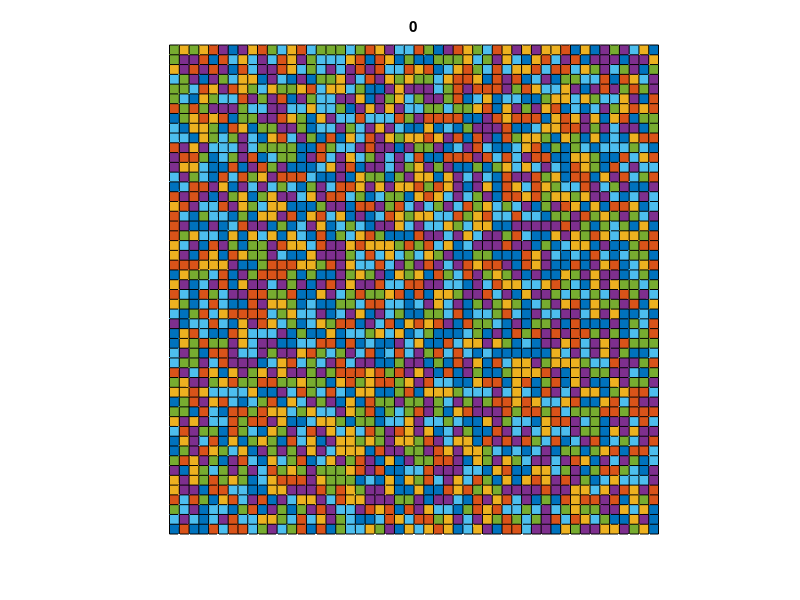

The MATLAB script that drew this image: (Note: this script raises an error after producing the figure.)
% Modeling Materials (ME EN 556) - Mesoscale Lab

%set simulation variables
Nspins = 6;         %set to 2 for Ising, > 2 for Potts 
Nsweeps = 500;       %number of sweeps over the lattice to 
Xmax=50;            %number of sites in x-direction
Ymax=50;            %number of sites in the y-direction
T=.1;               %non-dimensional temperature value
interfaceEnergy=1;  %non-dimensional boundary energy

plotMat=true;      %plot simulation - turn off inside MATLAB Grader
randseed = 1;       %used to ensure identical answers in stochastic simulations
rng(randseed);      %set the random seed


%initialize matrix of spins
if Nspins == 2
    %ISING MODEL - set fraction of sites
    frac=.5;
    mat = double( rand(Xmax,Ymax) < frac) + 1;
else
    %POTTS MODEL - set sites to random spins
    mat = randi(Nspins,Xmax,Ymax);
end

%setup arrays to store variables
mat_hist = zeros(Nsweeps,Xmax,Ymax);
Etotal = zeros(Nsweeps,1); %sum of the total energy
if Nspins == 2
    %ISING MODEL - save the total magnetization
    Mtotal = zeros(Nsweeps,1); % Magnetization;
end

%setup figure for plotting the evolving matrix
if plotMat
    f=figure;
    if Nspins > 2
        colormap(lines(Nspins))
    end
    %plot initial state
    mat_temp=mat;
    mat_temp(end+1,end+1)=0;%pad extra row and column for surf
    surf(mat_temp);view(2);axis equal off;
    title(0)
    caxis([1 Nspins]);
    drawnow
    pause(.1)
end

%for loop for the number of seeps
Nsites = Xmax*Ymax;
for n=1:Nsweeps


    %three ways to sweep the lattice
    %pick one comment the other two
%     list = 1:Nsites;%sweep in order
    list = randperm(Nsites);%sweep randomly
%     list = randi(Nsites,1,Nsites);%pick sites randomly

    %for loop for the list of sites to check during the sweep
    for i=1:length(list)
        %convert an integer list site number into subscripts of a matrix
        [ix,iy]=ind2sub([Xmax,Ymax],list(i));

        %call GlauberDynamics to set spin of site
        mat(ix,iy)=GlauberDynamicsMetropolis(mat,ix,iy,interfaceEnergy,T,Xmax,Ymax,Nspins);

    end

    %store a copy of the matrix in its current state
    mat_hist(n,:,:)=mat;

    %plot the current structure
    if plotMat
        clf(f);
        mat_temp=mat;
        mat_temp(end+1,end+1)=0;%pad extra row and column for surf
        surf(mat_temp);view(2);axis equal off;
        title(n)
        caxis([1 Nspins]);
        drawnow
        pause(.1)
    end

    %calculate the total energy in its current state
    list = 1:Nsites;%sweep in order - no need to do this randomly

    %intialize energy for this step so it can be summed
    Estep = 0;
    %for loop for the list of sites to check during the sweep
    for i=1:length(list)
        %convert an integer list site number into subscripts of a matrix
        [ix,iy]=ind2sub([Xmax,Ymax],list(i));

        %get the spin of the site for comparison
        spin = mat(ix,iy);

        %add to Estep based on current site energy from spin
        %   set spinold = spin and spinnew to 0 (not of interest here)
        [~,Esite]=siteEnergy(mat,ix,iy,spin,0,interfaceEnergy,Xmax,Ymax);
        Estep = Estep + Esite;
    end

    %store total energy calculation
    Etotal(n)=Estep/2;%factor of two for double-counting
    if Nspins == 2
        %store total magnetization
        Mtotal(n)=sum(mat(:)-1);%convert to zeros and ones first
    end

end

%normalize by system size
Etotal = Etotal/Nsites;
if Nspins == 2
    Mtotal = Mtotal/Nsites;
    Mtotal = 2*abs(Mtotal-.5);%set to value between 0 and 1
end


%plot
figure;
plot(1:Nsweeps,Etotal,'k','DisplayName','Energy')
xlabel('Sweeps')
ylabel('Energy')
if Nspins == 2
    hold on;
    plot(1:Nsweeps,Mtotal,'r','DisplayName','Magnetization')
    legend('show')
    ylabel('Property')
end
sgtitle(['Temperature = ',num2str(T)],'fontsize',10)
set(gcf,'position',[400,400,450,350])
